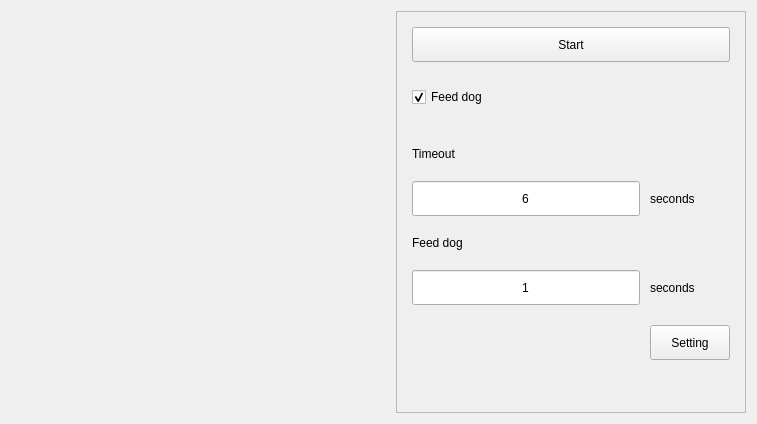
<?xml version="1.0" encoding="UTF-8"?>
<ui version="4.0">
 <class>WatchDogWidgt</class>
 <widget class="QWidget" name="WatchDogWidgt">
  <property name="geometry">
   <rect>
    <x>0</x>
    <y>0</y>
    <width>757</width>
    <height>424</height>
   </rect>
  </property>
  <property name="maximumSize">
   <size>
    <width>16777215</width>
    <height>16777215</height>
   </size>
  </property>
  <property name="windowTitle">
   <string>Form</string>
  </property>
  <layout class="QHBoxLayout" name="horizontalLayout">
   <item>
    <widget class="QWidget" name="TimeDown" native="true">
     <property name="sizePolicy">
      <sizepolicy hsizetype="Expanding" vsizetype="Expanding">
       <horstretch>0</horstretch>
       <verstretch>0</verstretch>
      </sizepolicy>
     </property>
     <layout class="QVBoxLayout" name="verticalLayout"/>
    </widget>
   </item>
   <item>
    <widget class="QFrame" name="frame">
     <property name="minimumSize">
      <size>
       <width>350</width>
       <height>0</height>
      </size>
     </property>
     <property name="maximumSize">
      <size>
       <width>350</width>
       <height>16777215</height>
      </size>
     </property>
     <property name="frameShape">
      <enum>QFrame::StyledPanel</enum>
     </property>
     <property name="frameShadow">
      <enum>QFrame::Raised</enum>
     </property>
     <layout class="QVBoxLayout" name="verticalLayout_2">
      <property name="spacing">
       <number>20</number>
      </property>
      <property name="leftMargin">
       <number>15</number>
      </property>
      <property name="topMargin">
       <number>15</number>
      </property>
      <property name="rightMargin">
       <number>15</number>
      </property>
      <property name="bottomMargin">
       <number>15</number>
      </property>
      <item>
       <widget class="QPushButton" name="openBtn">
        <property name="minimumSize">
         <size>
          <width>200</width>
          <height>35</height>
         </size>
        </property>
        <property name="text">
         <string>Start</string>
        </property>
       </widget>
      </item>
      <item>
       <widget class="QCheckBox" name="checkBox">
        <property name="minimumSize">
         <size>
          <width>0</width>
          <height>30</height>
         </size>
        </property>
        <property name="layoutDirection">
         <enum>Qt::LeftToRight</enum>
        </property>
        <property name="text">
         <string>Feed dog</string>
        </property>
        <property name="checked">
         <bool>true</bool>
        </property>
       </widget>
      </item>
      <item>
       <widget class="QWidget" name="widget" native="true">
        <property name="sizePolicy">
         <sizepolicy hsizetype="Expanding" vsizetype="Expanding">
          <horstretch>0</horstretch>
          <verstretch>0</verstretch>
         </sizepolicy>
        </property>
        <property name="layoutDirection">
         <enum>Qt::LeftToRight</enum>
        </property>
        <property name="autoFillBackground">
         <bool>false</bool>
        </property>
        <layout class="QGridLayout" name="gridLayout_2">
         <property name="leftMargin">
          <number>0</number>
         </property>
         <property name="topMargin">
          <number>15</number>
         </property>
         <property name="rightMargin">
          <number>0</number>
         </property>
         <property name="bottomMargin">
          <number>15</number>
         </property>
         <property name="horizontalSpacing">
          <number>10</number>
         </property>
         <property name="verticalSpacing">
          <number>20</number>
         </property>
         <item row="5" column="1">
          <spacer name="verticalSpacer">
           <property name="orientation">
            <enum>Qt::Vertical</enum>
           </property>
           <property name="sizeHint" stdset="0">
            <size>
             <width>20</width>
             <height>100</height>
            </size>
           </property>
          </spacer>
         </item>
         <item row="1" column="1">
          <widget class="QLabel" name="label_timeout_sec">
           <property name="minimumSize">
            <size>
             <width>0</width>
             <height>35</height>
            </size>
           </property>
           <property name="text">
            <string>seconds</string>
           </property>
           <property name="alignment">
            <set>Qt::AlignLeading|Qt::AlignLeft|Qt::AlignVCenter</set>
           </property>
          </widget>
         </item>
         <item row="3" column="1">
          <widget class="QLabel" name="label_feedgod_sec">
           <property name="minimumSize">
            <size>
             <width>0</width>
             <height>35</height>
            </size>
           </property>
           <property name="text">
            <string>seconds</string>
           </property>
           <property name="alignment">
            <set>Qt::AlignLeading|Qt::AlignLeft|Qt::AlignVCenter</set>
           </property>
          </widget>
         </item>
         <item row="1" column="0">
          <widget class="QLineEdit" name="timeoutEdt">
           <property name="minimumSize">
            <size>
             <width>0</width>
             <height>35</height>
            </size>
           </property>
           <property name="text">
            <string>6</string>
           </property>
           <property name="alignment">
            <set>Qt::AlignCenter</set>
           </property>
           <property name="placeholderText">
            <string>1-10</string>
           </property>
          </widget>
         </item>
         <item row="3" column="0">
          <widget class="QLineEdit" name="feedEdt">
           <property name="minimumSize">
            <size>
             <width>0</width>
             <height>35</height>
            </size>
           </property>
           <property name="text">
            <string>1</string>
           </property>
           <property name="alignment">
            <set>Qt::AlignCenter</set>
           </property>
           <property name="readOnly">
            <bool>false</bool>
           </property>
           <property name="placeholderText">
            <string>0.1-10</string>
           </property>
          </widget>
         </item>
         <item row="4" column="1">
          <widget class="QPushButton" name="setBtn">
           <property name="minimumSize">
            <size>
             <width>0</width>
             <height>35</height>
            </size>
           </property>
           <property name="text">
            <string>Setting</string>
           </property>
          </widget>
         </item>
         <item row="0" column="0" colspan="2">
          <widget class="QLabel" name="label_timeout">
           <property name="text">
            <string>Timeout</string>
           </property>
          </widget>
         </item>
         <item row="2" column="0" colspan="2">
          <widget class="QLabel" name="label_feeddog">
           <property name="text">
            <string>Feed dog </string>
           </property>
          </widget>
         </item>
        </layout>
       </widget>
      </item>
     </layout>
    </widget>
   </item>
  </layout>
 </widget>
 <resources/>
 <connections/>
</ui>
